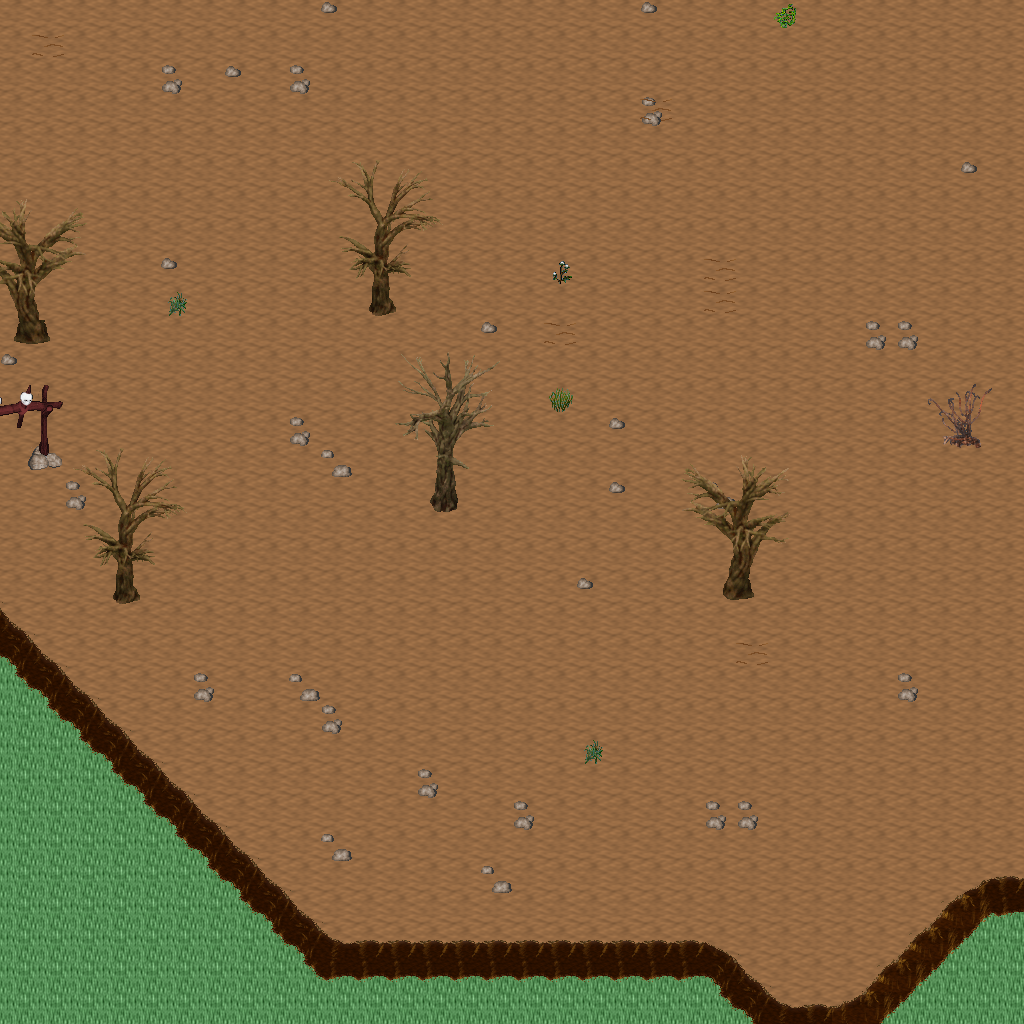

A 2D game scene composited from a Tiled map and its tileset images. What follows is a short description and the map's XML, with each tile layer's data collapsed to a summary:
An orthogonal 32x32 tile map with 32x32 px tiles, 5 tile layers (Ground, Objects, Objects2, Above, ...), 1 hidden layer not drawn, 29 tilesets.

<map version="1.10" tiledversion="1.11.0" orientation="orthogonal" renderorder="right-down" width="32" height="32" tilewidth="32" tileheight="32" infinite="0" nextlayerid="11" nextobjectid="1">
 <tileset firstgid="1" name="ground_ground" tilewidth="32" tileheight="32" tilecount="33" columns="3">
  <image source="../drawable/ground_ground.png" width="96" height="352" />
 </tileset>
 <tileset firstgid="34" name="ground_ridge_earth_dark" tilewidth="32" tileheight="32" tilecount="96" columns="12">
  <image source="../drawable/ground_ridge_earth_dark.png" width="384" height="256" />
 </tileset>
 <tileset firstgid="130" name="ground_rock_pebbles" tilewidth="32" tileheight="32" tilecount="3" columns="1">
  <image source="../drawable/ground_rock_pebbles.png" width="32" height="96" />
 </tileset>
 <tileset firstgid="133" name="ground_ladder_steps" tilewidth="32" tileheight="32" tilecount="6" columns="3">
  <image source="../drawable/ground_ladder_steps.png" width="96" height="64" />
 </tileset>
 <tileset firstgid="139" name="ground_grass_edges" tilewidth="32" tileheight="32" tilecount="36" columns="12">
  <image source="../drawable/ground_grass_edges.png" width="384" height="96" />
 </tileset>
 <tileset firstgid="175" name="ground_grass_corners" tilewidth="32" tileheight="32" tilecount="24" columns="6">
  <image source="../drawable/ground_grass_corners.png" width="192" height="128" />
 </tileset>
 <tileset firstgid="199" name="ground_earth_edges" tilewidth="32" tileheight="32" tilecount="18" columns="6">
  <image source="../drawable/ground_earth_edges.png" width="192" height="96" />
 </tileset>
 <tileset firstgid="217" name="plant_flower_daisy_white" tilewidth="32" tileheight="32" tilecount="8" columns="2">
  <image source="../drawable/plant_flower_daisy_white.png" width="64" height="128" />
 </tileset>
 <tileset firstgid="225" name="item_corpse_huge_animal" tilewidth="32" tileheight="32" tilecount="16" columns="2">
  <image source="../drawable/item_corpse_huge_animal.png" width="64" height="256" />
 </tileset>
 <tileset firstgid="241" name="plant_grasses" tilewidth="32" tileheight="32" tilecount="6" columns="3">
  <image source="../drawable/plant_grasses.png" width="96" height="64" />
 </tileset>
 <tileset firstgid="247" name="plant_flower_daisy_blue" tilewidth="32" tileheight="32" tilecount="8" columns="2">
  <image source="../drawable/plant_flower_daisy_blue.png" width="64" height="128" />
 </tileset>
 <tileset firstgid="255" name="plant_flower_daisy_yellow" tilewidth="32" tileheight="32" tilecount="8" columns="2">
  <image source="../drawable/plant_flower_daisy_yellow.png" width="64" height="128" />
 </tileset>
 <tileset firstgid="263" name="plant_flower_daisy_red" tilewidth="32" tileheight="32" tilecount="8" columns="2">
  <image source="../drawable/plant_flower_daisy_red.png" width="64" height="128" />
 </tileset>
 <tileset firstgid="271" name="plant_bush_bushes" tilewidth="32" tileheight="32" tilecount="10" columns="5">
  <image source="../drawable/plant_bush_bushes.png" width="160" height="64" />
 </tileset>
 <tileset firstgid="281" name="plant_stump_stump_brown" tilewidth="32" tileheight="32" tilecount="4" columns="2">
  <image source="../drawable/plant_stump_stump_brown.png" width="64" height="64" />
 </tileset>
 <tileset firstgid="285" name="logic_creature_orc" tilewidth="32" tileheight="32" tilecount="6" columns="6">
  <image source="../drawable/logic_creature_orc.png" width="192" height="32" />
 </tileset>
 <tileset firstgid="291" name="logic_creature_gnome" tilewidth="32" tileheight="32" tilecount="6" columns="6">
  <image source="../drawable/logic_creature_gnome.png" width="192" height="32" />
 </tileset>
 <tileset firstgid="297" name="logic_portal" tilewidth="32" tileheight="32" tilecount="24" columns="8">
  <image source="../drawable/logic_portal.png" width="256" height="96" />
 </tileset>
 <tileset firstgid="321" name="logic_creature_animal" tilewidth="32" tileheight="32" tilecount="32" columns="8">
  <image source="../drawable/logic_creature_animal.png" width="256" height="128" />
 </tileset>
 <tileset firstgid="353" name="logic_collision" tilewidth="32" tileheight="32" tilecount="1" columns="1">
  <image source="../drawable/logic_collision.png" width="32" height="32" />
 </tileset>
 <tileset firstgid="354" name="plant_tree_dead_tree_5" tilewidth="32" tileheight="32" tilecount="20" columns="4">
  <image source="../drawable/plant_tree_dead_tree_5.png" width="128" height="160" />
 </tileset>
 <tileset firstgid="374" name="plant_tree_dead_tree_6" tilewidth="32" tileheight="32" tilecount="20" columns="4">
  <image source="../drawable/plant_tree_dead_tree_6.png" width="128" height="160" />
 </tileset>
 <tileset firstgid="394" name="plant_tree_dead_tree_7" tilewidth="32" tileheight="32" tilecount="20" columns="4">
  <image source="../drawable/plant_tree_dead_tree_7.png" width="128" height="160" />
 </tileset>
 <tileset firstgid="414" name="plant_bush_large_dead" tilewidth="32" tileheight="32" tilecount="2" columns="1">
  <image source="../drawable/plant_bush_large_dead.png" width="32" height="64" />
 </tileset>
 <tileset firstgid="416" name="plant_bush_large_wide_dead" tilewidth="32" tileheight="32" tilecount="4" columns="2">
  <image source="../drawable/plant_bush_large_wide_dead.png" width="64" height="64" />
 </tileset>
 <tileset firstgid="420" name="plant_grasses_wildland" tilewidth="32" tileheight="32" tilecount="4" columns="4">
  <image source="../drawable/plant_grasses_wildland.png" width="128" height="32" />
 </tileset>
 <tileset firstgid="424" name="object_skullsonspikes_l" tilewidth="32" tileheight="32" tilecount="12" columns="4">
  <image source="../drawable/object_skullsonspikes_l.png" width="128" height="96" />
 </tileset>
 <tileset firstgid="436" name="object_skullsonspikes_r" tilewidth="32" tileheight="32" tilecount="12" columns="4">
  <image source="../drawable/object_skullsonspikes_r.png" width="128" height="96" />
 </tileset>
 <tileset firstgid="448" name="logic_item_herb" tilewidth="32" tileheight="32" tilecount="5" columns="5">
  <image source="../drawable/logic_item_herb.png" width="160" height="32" />
 </tileset>
 <layer id="1" name="Ground" width="32" height="32">
  <data>[1024 cells, 1024 non-empty, 2 distinct tile ids]</data>
 </layer>
 <layer id="2" name="Objects" width="32" height="32">
  <data>[1024 cells, 131 non-empty, 24 distinct tile ids]</data>
 </layer>
 <layer id="3" name="Objects2" width="32" height="32">
  <data>[1024 cells, 17 non-empty, 11 distinct tile ids]</data>
 </layer>
 <layer id="4" name="Above" width="32" height="32">
  <data>[1024 cells, 75 non-empty, 49 distinct tile ids]</data>
 </layer>
 <layer id="5" name="Above2" width="32" height="32">
  <data>[1024 cells, 0 non-empty, 0 distinct tile ids]</data>
 </layer>
 <layer id="6" name="Walkable" width="32" height="32" visible="0">
  <data>[1024 cells, 88 non-empty, 1 distinct tile ids]</data>
 </layer>
 <objectgroup id="7" name="Mapevents" />
 <objectgroup id="8" name="Spawn" />
 <objectgroup id="9" name="Keys" />
 <objectgroup id="10" name="Replace" />
</map>
